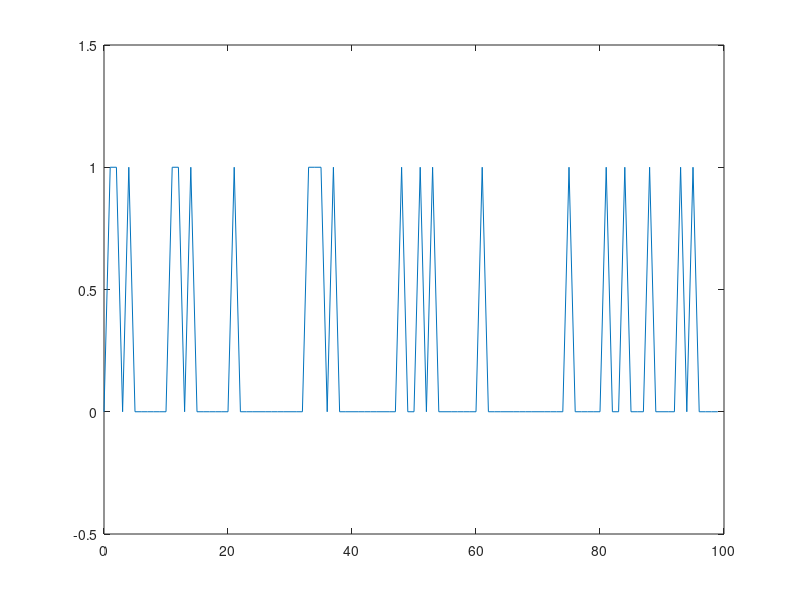

MATLAB code to generate this figure:
close all
clc
clear
%%
% random_int_dat = randi([0 1], 4*60, 1);
alphabet = [0 1]; prob = [0.7 0.3];
random_int_dat=randsrc(100,1,[alphabet; prob]);

dat_len = length(random_int_dat);

fx_time  = (0:1:dat_len-1)';
fy_randi = random_int_dat;

figure(1)
plot(fx_time,fy_randi);
axis([0 dat_len -0.5 1.5]);

%% generate test for java
data_len = 18;
pack_len = 20;
%data_format: 
%[idx0, dat_array0, sum0]
%[idx1, dat_array1, sum1]
%[idxn, dat_arrayn, sumn]
package_info = zeros(pack_len,data_len+2);
data_idx = 0;
data_sum = 0;
data_array = zeros(1,data_len);

for i=1:pack_len
    data_idx = i-1;
    data_array = randi([0 1], 1, data_len);
    data_sum = sum(data_array);
    package_info(i,:)=[data_idx,data_array,data_sum];
end
filename = 'package_info.xls';
delete(filename);
xlswrite(filename,package_info);